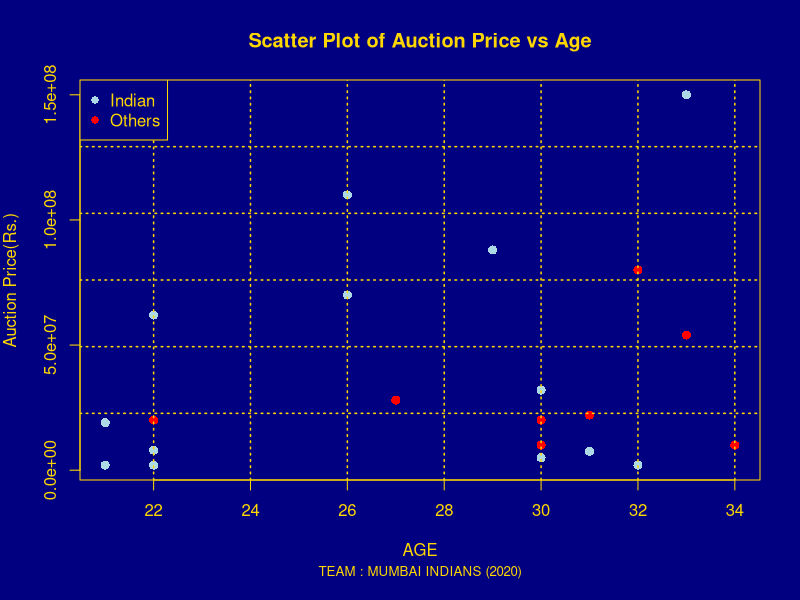
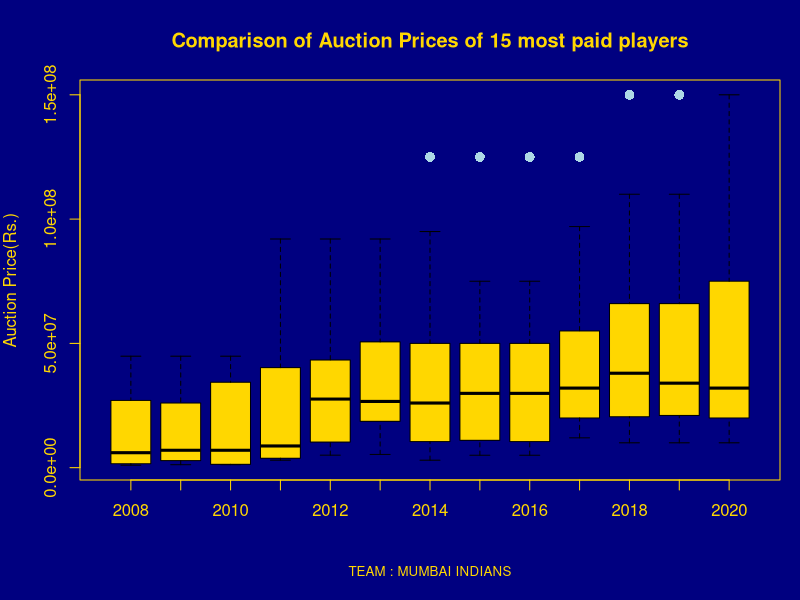
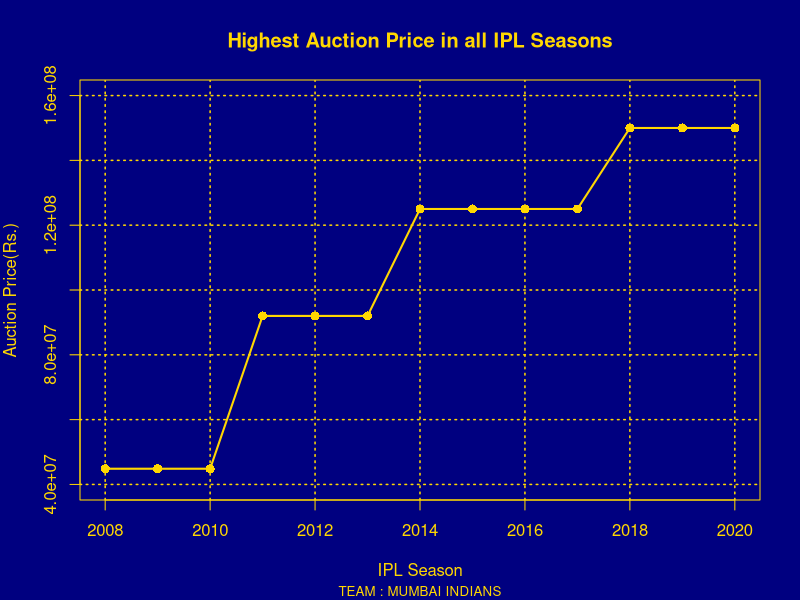

Here is the R script that generated these plots, in order:
ipl <- read.csv("MI_Players_Salary.csv",header=TRUE,na.strings = "NA")      # Loading complete dataset
str(ipl)
ipl$Season <- as.factor(ipl$Season)                           # Changing into factor variable
ipl$Player_Category <- as.factor(ipl$Player_Category)

#===============================================================================================================
# QUESTION 1
#===============================================================================================================

auction2020 <- subset(ipl,Season=="2020")                     # Extracting data for 2020
par(bg="navy blue",fg="gold",mar=c(6,4,4,2))
plot(auction2020$Age,auction2020$Price,xlab = "AGE",ylab = "Auction Price(Rs.)",
     pch = 16,col=c("light blue","red")[auction2020$Player_Category],col.main="gold",col.lab="gold",
     col.axis="gold",main = "Scatter Plot of Auction Price vs Age",sub="TEAM : MUMBAI INDIANS (2020)",
     col.sub="gold",cex.sub=0.8,font.sub=13,cex=1.2)
grid(ny=6,col="gold",lwd=1.5)
legend("topleft",pch=16,legend=levels(auction2020$Player_Category),col = c("light blue","red"))  

#===============================================================================================================
# QUESTION 2
#===============================================================================================================

# Extracting most paid 15 players for each season
top15 <- data.frame(sl=1:15)
for (i in levels(ipl$Season)){
  seasondata <- ipl[ipl$Season==i,c("Price")]
  dataordered <- seasondata[order(seasondata,decreasing = TRUE)]
  top15 <- cbind(top15,i=dataordered[1:15])
}
top15 <- top15[,2:14]
names(top15) <- levels(ipl$Season)

# Plotting box plots
par(bg="navy blue",fg="gold",mar=c(6,4,4,1))
boxplot(top15,col="gold",border="black",main="Comparison of Auction Prices of 15 most paid players",
        col.axis="gold",ylab="Auction Price(Rs.)",col.lab="gold",col.main="gold",pch=16,cex=1.3,
        outcol="light blue",sub="TEAM : MUMBAI INDIANS",col.sub="gold",cex.sub=0.8,font.sub=13,cex=1.2)

#===============================================================================================================
# QUESTION 3
#===============================================================================================================

# Extracting data of highest price for each IPL Seasons
highest <- data.frame()
for (i in levels(ipl$Season)){
  seasondata <- ipl[ipl$Season==i,c("Player.Name","Season","Price")]
  dataordered <- seasondata[order(seasondata[,"Price"],decreasing = TRUE),]
  highest <- rbind(highest,dataordered[1,])
}
highest$Season <- as.integer(as.character(highest$Season))

# Line plot of highest price for all IPL Seasons
par(bg="navy blue",fg="gold",mar=c(5,4,4,2),mfrow=c(1,1))
plot(highest$Season,highest$Price,type="o",lwd=2,pch=16,col="gold",col.axis="gold",col.main="gold",
     col.lab="gold",main="Highest Auction Price in all IPL Seasons",sub="TEAM : MUMBAI INDIANS",
     col.sub="gold",cex.sub=0.8,font.sub=13,cex=1.2,xlab="IPL Season",ylab="Auction Price(Rs.)",
     ylim=c(4.0e+07,1.6e+08))
grid(col="gold",lwd=1.5)

#===============================================================================================================
# END
#===============================================================================================================
